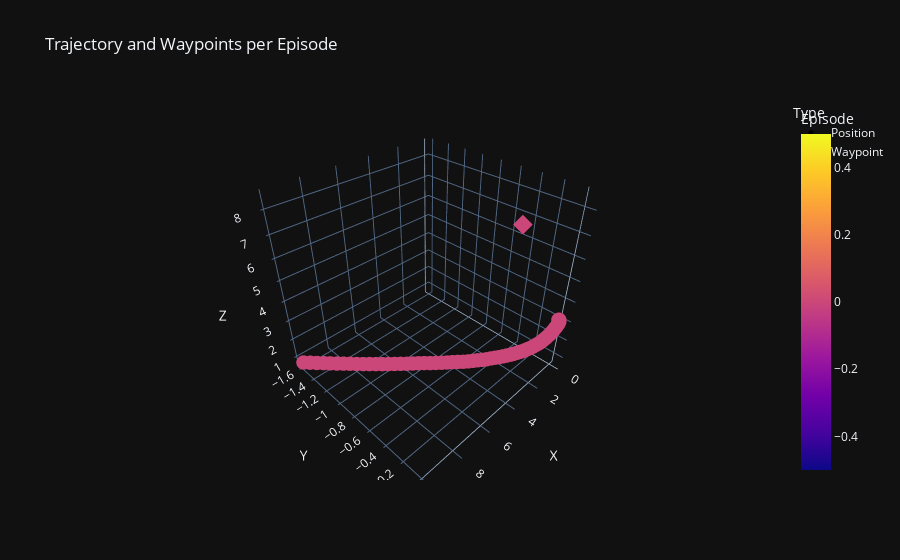

Notebook source saved alongside this figure:
### Markdown cell above
# Visualizing Trajectory and Waypoints

### Code cell
# Visualizing 'n_eval_eps' episodes as sampled from the trained model
visualize_plotly_model(result, model, env, num_eval_eps)
